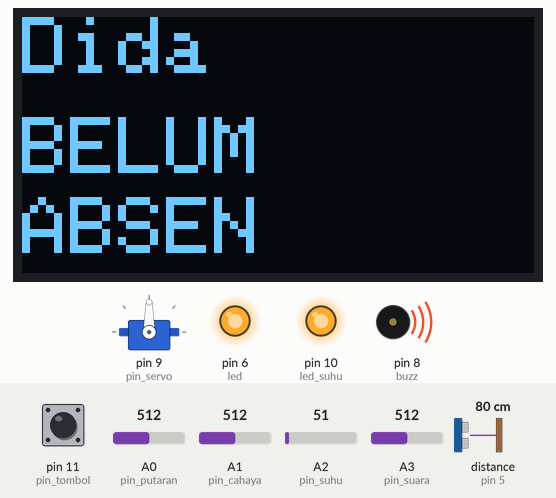
The sketch below on a simulated Arduino Uno, built with avr-gcc and run on an emulated ATmega328P. Parts: 128×64 one-colour display, servo, output pins drawn as LEDs (lit = HIGH), buzzer (waves = sounding, pin HIGH). Wiring (inferred from the names in the program): ultrasonic range finder: trigger pin 4; echo pin 5. The inputs (shaded band) are chosen by the test bench; at power-on: pin 11 (pin_tombol) LOW, A0 (pin_putaran) = 512, A1 (pin_cahaya) = 512, A2 (pin_suhu) = 51, A3 (pin_suara) = 512, distance to the obstacle (sensor on pin 5) 80 cm. The echo pulse lasts 58.3 µs per cm; pins used as bus, display or sensor lines are not drawn; what the sketch prints to the serial monitor is not drawn.

Above: at 6.2 s.
6.3 s: pin 11 (pin_tombol) pulled HIGH for 3.2 s
At 10.2 s:
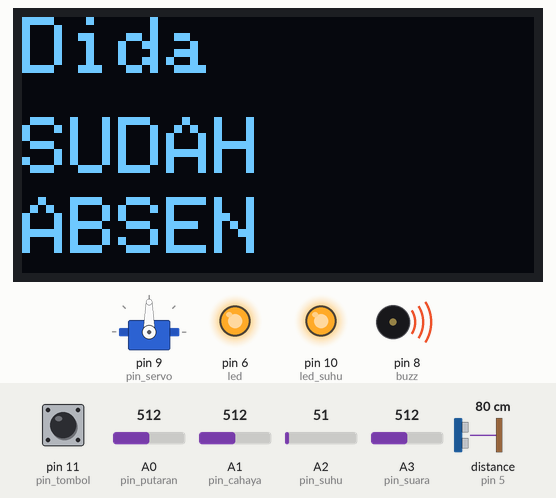
11.9 s: A0 (pin_putaran) set to 390
At 12.7 s:
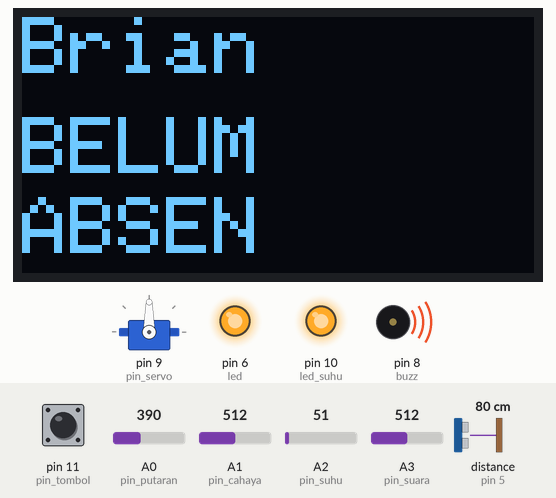
15.2 s: A0 (pin_putaran) set to 716
At 16.4 s:
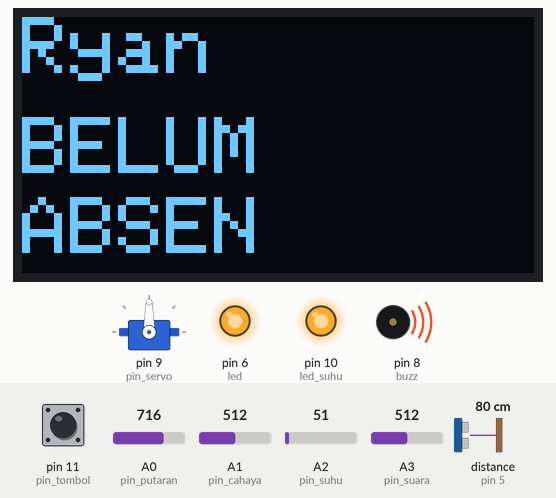
18.5 s: pin 11 (pin_tombol) pulled HIGH for 0.4 s
At 19.6 s:
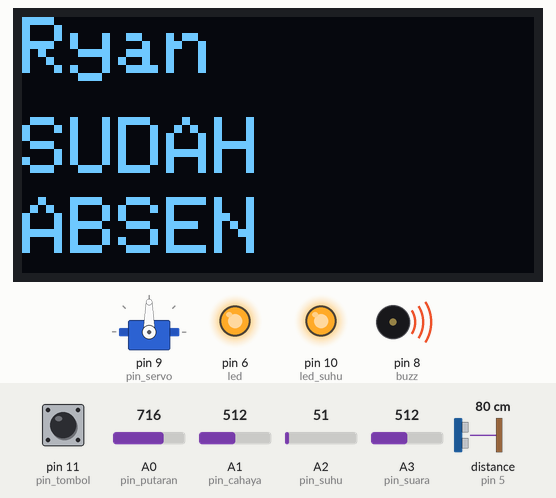
22.2 s: A0 (pin_putaran) set to 992
At 23.4 s:
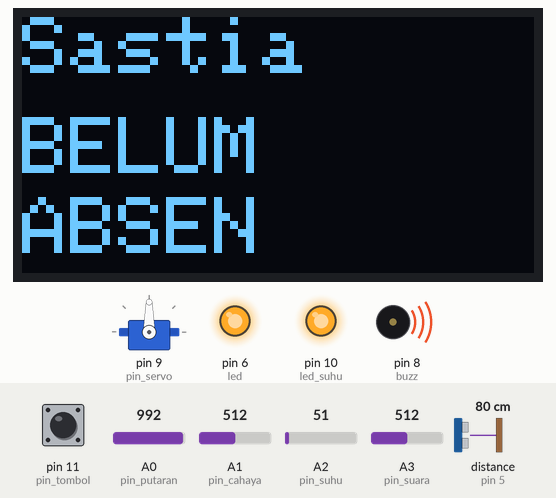
25.5 s: pin 11 (pin_tombol) pulled HIGH for 1 s
At 30.3 s:
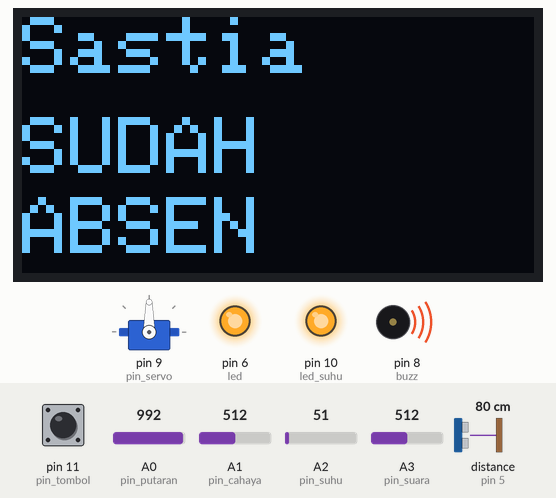
Timing chart, 0 to 30.5 s (numbered marks = the images above; inputs shaded):
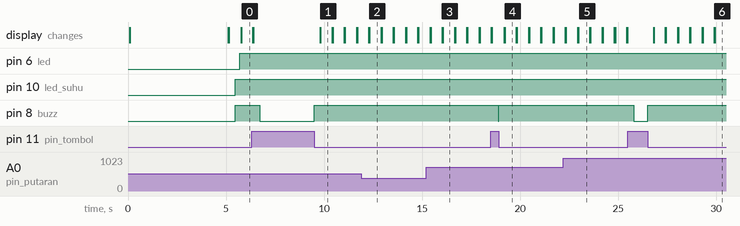

The sketch:

ardu.ino
```cpp
#include <Servo.h>
#include "pinku.h"

//--------OLED
#include <Wire.h>
#include <Adafruit_SSD1306.h>
#include <Adafruit_GFX.h>
#define OLED_ADDR   0x3C
Adafruit_SSD1306 display(-1);
#if (SSD1306_LCDHEIGHT != 64)
#error("Height incorrect, please fix Adafruit_SSD1306.h!");
#endif

#define ditekan digitalRead(pin_tombol)

Servo myservo;
int cahaya = 0, suara = 0, putaran = 0, urutan = 0;
int suhu = 0;
long jarak = 0;

String nama[6] = {"Abi", "Brian", "Dida", "Ryan", "Sastia", "Wikan"};
int absen[6] = {0, 0, 0, 0, 0, 0};

void setup() {
  Serial.begin(9600);

  // initialize and clear display
  display.begin(SSD1306_SWITCHCAPVCC, OLED_ADDR);
  display.clearDisplay();
  display.display();

  //Tombol
  pinMode(pin_tombol, INPUT);

  //Buzzer Speaker
  pinMode(buzz, OUTPUT);

  //Ultra
  pinMode(trig, OUTPUT);
  pinMode(echo, INPUT);

  //Led
  pinMode(led, OUTPUT);
  pinMode(led_suhu,OUTPUT);

  //Servo
  myservo.attach(pin_servo);
  myservo.write(90);

  // display a line of text
  display.setTextSize(2);
  display.setTextColor(WHITE);
  display.setCursor(30, 10);
  display.print("Smart");
  display.setCursor(25, 30);
  display.print("School");

  display.display();
  delay(5000);
}

void loop() {
  viewDisplay();
  delay(50);

  cahaya = getCahaya();
  jarak = getJarak();
  suara = getSuara();
  putaran = getPutaran();
  urutan = map(putaran, 0, 1023, 0, 5);
  suhu = getSuhu();

  Serial.print("CAHAYA : "); Serial.println(cahaya);
  Serial.print("JARAK  : "); Serial.println(jarak);
  Serial.print("SUARA  : "); Serial.println(suara);
  Serial.print("TOMBOL : "); Serial.println(ditekan);
  Serial.print("PUTARAN: "); Serial.println(putaran);
  Serial.print("SUHU   : "); Serial.println(suhu);

  //Jika Suhu < 41
  if (suhu <= 41) {
    ledSuhuON();
    buzzOFF();
  } else {
    ledSuhuOFF();
    buzzON();
    delay(3000);
  }

  //Jika Ditekan
  if (ditekan) {
    unsigned long start = millis(), last = start;
    while (ditekan) Serial.println("TAHAN");
    last = millis();

    if (last - start >= 5000L) {
      resetAbsen();
    } else {
      absen[urutan] = 1;
    }
  }

  //Suara Ramai
  if (suara > 400) {
    buzzON();
    delay(250);
  } else {
    buzzOFF();
    delay(250);
  }

  //Cahaya <600 -Siang
  if (cahaya > 600) {
    lampuOFF();
  } else {
    lampuON();
  }

  //Jika jarak ultra <12
  if (jarak < 12 && jarak != 0) {
    buka();
    delay(4000);
  } else {
    tutup();
  }
  // put your main code here, to run repeatedly:
  //delay(5000);
  //buka();
  //delay(5000);
  //tutup();
}
void buka() {
  myservo.write(0);
}
void tutup() {
  myservo.write(90);
}
void ledSuhuON() {
  digitalWrite(led_suhu, HIGH);
}
void ledSuhuOFF() {
  digitalWrite(led_suhu, LOW);
}
int getCahaya() {
  int result = analogRead(pin_cahaya);
  return result;
}
long getJarak() {
  digitalWrite(trig, HIGH);
  delayMicroseconds(10);
  digitalWrite(trig, LOW);
  long cm = pulseIn(echo, HIGH) / 58;
  return cm;
}
int getSuara() {
  int result = analogRead(pin_suara);
  return result;
}
int getPutaran() {
  int result = analogRead(pin_putaran);
  return result;
}
int getSuhu() {
  int result,readSuhu;
  readSuhu=analogRead(pin_suhu);
//  Serial.println(readSuhu);
//  result =  readSuhu* 500 / 1023;
  result =  readSuhu/2.0479;

  return result;
}
void lampuON() {
  digitalWrite(led, HIGH);
}
void lampuOFF() {
  digitalWrite(led, LOW);
}
void buzzON() {
  digitalWrite(buzz, HIGH);
}
void buzzOFF() {
  digitalWrite(buzz, LOW);
}
void viewDisplay() {
  String result = "SUDAH";
  if (absen[urutan] == 0) {
    result = "BELUM";
  }

  display.clearDisplay();
  display.display();

  display.setTextSize(2);
  display.setTextColor(WHITE);
  display.setCursor(0, 0);
  display.print(nama[urutan]);
  display.setCursor(0, 25);
  display.print(result);
  display.setCursor(0, 45);
  display.print("ABSEN");
//  display.setCursor(60, 0);
//  display.print(suhu);
  display.display();
  delay(250);
}
void resetAbsen() {
  for (int i = 0; i < 6; i++)absen[i] = 0;

  display.clearDisplay();
  display.display();

  display.setCursor(30, 10);
  display.print("Absen");
  display.setCursor(25, 30);
  display.print("Reset!! ");

  display.display();
  delay(5000);
}
```

pinku.h
```cpp
#define pin_servo 9
#define pin_cahaya A1
#define pin_suara A3
#define pin_tombol 11
#define pin_putaran A0
#define pin_suhu A2

#define led 6
#define led_suhu 10
//Ultra
#define trig 4
#define echo 5

#define buzz 8
```

Measured:
- after the input at 6.3 s, pin 8 (buzz): HIGH → LOW after 0.41 s, → HIGH 2.8 s later; the display: first differs from a run without the input after 3.5 s (image 1)
- after the input at 11.9 s, the display: first differs from a run without the input after 0.41 s (image 2)
- after the input at 15.2 s, the display: first differs from a run without the input after 0.86 s (image 3)
- after the input at 18.5 s, pin 8 (buzz): HIGH → LOW after 0.39 s, → HIGH 0.02 s later; the display: first differs from a run without the input after 0.71 s (image 4)
- after the input at 22.2 s, the display: first differs from a run without the input after 0.76 s (image 5)
- after the input at 25.5 s, pin 8 (buzz): HIGH → LOW after 0.29 s, → HIGH 0.72 s later; the display: changes after 1.3 s (image 6)
- what the display in image 1 shows lasts 0.6 s, from 9.8 s to 10.4 s
